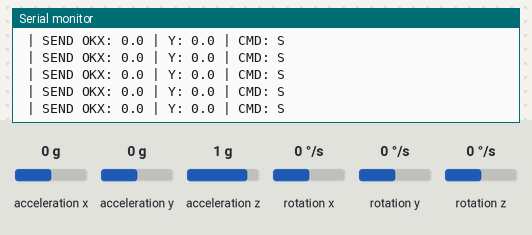
Bench run of a sketch on a simulated ESP32. Parts: the last lines printed to the serial monitor. The test bench sets the inputs (shaded band); at power-on: acceleration x 0 g, acceleration y 0 g, acceleration z 1 g, rotation x 0 °/s, rotation y 0 °/s, rotation z 0 °/s.

Above: at 11.5 s.
11.6 s: acceleration x set to -1.4 g
At 12.7 s:
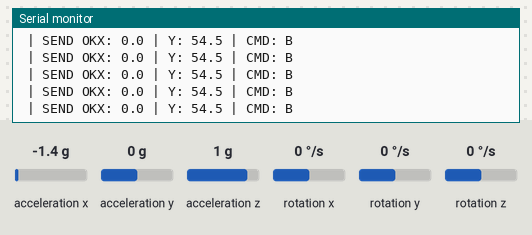
13.4 s: acceleration x set to 0.8 g
At 14.4 s:
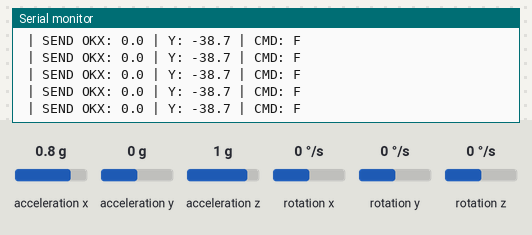
15.3 s: acceleration y set to -1.4 g
At 16.4 s:
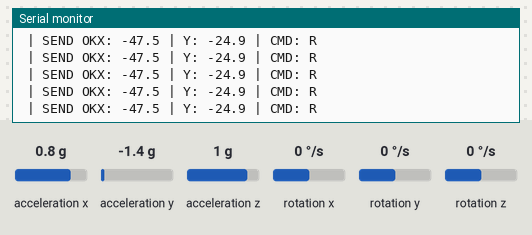
17.2 s: acceleration y set to 1.4 g
At 18.0 s:
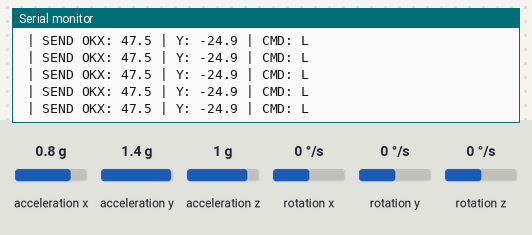
19.1 s: acceleration z set to -1.4 g
At 20.0 s:
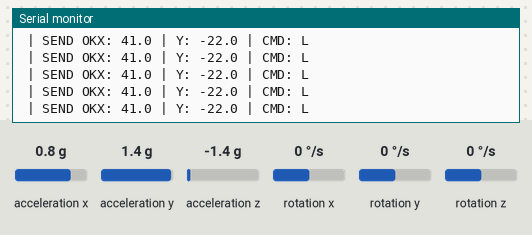

Measured:
- after the input at 11.6 s, the serial monitor: prints a new line at once (image 1)
- after the input at 13.4 s, the serial monitor: prints a new line at once (image 2)
- after the input at 15.3 s, the serial monitor: prints a new line at once (image 3)
- after the input at 17.2 s, the serial monitor: prints a new line at once (image 4)
- after the input at 19.1 s, the serial monitor: prints a new line at once (image 5)

The sketch:

sketch_thietbidieukhien.ino
```cpp
#include <esp_now.h>
#include <WiFi.h>
#include <Wire.h>
#include <MPU6050_tockn.h>

// ======================================================
// MPU6050
// ======================================================
const int SDA_PIN = 27;
const int SCL_PIN = 26;

MPU6050 mpu6050(Wire);

// ======================================================
// MAC ESP32 XE
// 58:2A:BD:7C:ED:04
// ======================================================
uint8_t carMAC[] = {
  0x58, 0x2A, 0xBD,
  0x7C, 0xED, 0x04
};

// ======================================================
// CẤU TRÚC DỮ LIỆU ESP-NOW
// ======================================================
typedef struct struct_message {
  char command;
} struct_message;

struct_message dataSend;
esp_now_peer_info_t peerInfo;

// ======================================================
// GÓC GỐC
// ======================================================
float baseX = 0.0;
float baseY = 0.0;

// ======================================================
// NGƯỠNG ĐIỀU KHIỂN
// ======================================================

// Vùng trung tâm an toàn
const float STOP_X = 15.0;
const float STOP_Y = 15.0;

// Ngưỡng bắt đầu chạy
const float MOVE_X = 25.0;
const float MOVE_Y = 25.0;

// ======================================================
// CALLBACK ESP-NOW
// ESP32 Core 3.x
// ======================================================
void OnDataSent(const wifi_tx_info_t *info,
                esp_now_send_status_t status) {

  if (status == ESP_NOW_SEND_SUCCESS) {
    Serial.print(" | SEND OK");
  } else {
    Serial.print(" | SEND FAIL");
  }
}

// ======================================================
// SETUP
// ======================================================
void setup() {

  Serial.begin(115200);

  delay(500);

  Serial.println();
  Serial.println("================================");
  Serial.println("VONG TAY DIEU KHIEN ESP-NOW");
  Serial.println("================================");

  // ==================================================
  // MPU6050
  // ==================================================
  Wire.begin(SDA_PIN, SCL_PIN);

  mpu6050.begin();

  Serial.println();
  Serial.println("DAT VONG TAY O TU THE THANG");
  Serial.println("GIU THAT YEN TRONG LUC CALIB");
  Serial.println();

  delay(1000);

  // Hiệu chỉnh gyro
  mpu6050.calcGyroOffsets(true);

  delay(1000);

  // ==================================================
  // CHỜ MPU ỔN ĐỊNH
  // ==================================================
  Serial.println("CHO MPU ON DINH...");

  for (int i = 0; i < 200; i++) {
    mpu6050.update();
    delay(10);
  }

  // ==================================================
  // LẤY GỐC TRUNG BÌNH 200 MẪU
  // ==================================================
  Serial.println("DANG LAY GOC TRUNG TAM...");

  float sumX = 0.0;
  float sumY = 0.0;

  for (int i = 0; i < 200; i++) {

    mpu6050.update();

    sumX += mpu6050.getAngleX();
    sumY += mpu6050.getAngleY();

    delay(10);
  }

  baseX = sumX / 200.0;
  baseY = sumY / 200.0;

  Serial.println();
  Serial.println("DA LAY GOC");

  Serial.print("Base X = ");
  Serial.println(baseX, 2);

  Serial.print("Base Y = ");
  Serial.println(baseY, 2);

  // ==================================================
  // WIFI
  // ==================================================
  WiFi.mode(WIFI_STA);

  delay(100);

  Serial.print("MAC VONG TAY: ");
  Serial.println(WiFi.macAddress());

  // ==================================================
  // ESP-NOW
  // ==================================================
  if (esp_now_init() != ESP_OK) {

    Serial.println("LOI KHOI TAO ESP-NOW!");

    return;
  }

  esp_now_register_send_cb(OnDataSent);

  // ==================================================
  // THÊM XE LÀM PEER
  // ==================================================
  memset(&peerInfo, 0, sizeof(peerInfo));

  memcpy(peerInfo.peer_addr, carMAC, 6);

  peerInfo.channel = 0;
  peerInfo.encrypt = false;

  if (esp_now_add_peer(&peerInfo) != ESP_OK) {

    Serial.println("LOI THEM PEER!");

    return;
  }

  Serial.println();
  Serial.println("ESP-NOW READY");
  Serial.println("XE MAC: 58:2A:BD:7C:ED:04");

  Serial.println();
  Serial.println("--------------------------------");
  Serial.println("S: |X| <= 15 va |Y| <= 15");
  Serial.println("F: Y <= -25");
  Serial.println("B: Y >= +25");
  Serial.println("L: X >= +25");
  Serial.println("R: X <= -25");
  Serial.println("--------------------------------");
}

// ======================================================
// LOOP
// ======================================================
void loop() {

  mpu6050.update();

  // ==================================================
  // GÓC TƯƠNG ĐỐI SO VỚI TƯ THẾ THẲNG
  // ==================================================
  float x = mpu6050.getAngleX() - baseX;
  float y = mpu6050.getAngleY() - baseY;

  char command = 'S';

  // ==================================================
  // ƯU TIÊN DỪNG
  // ĐƯA TAY VỀ THẲNG -> S NGAY
  // ==================================================
  if (abs(x) <= STOP_X &&
      abs(y) <= STOP_Y) {

    command = 'S';
  }

  // ==================================================
  // TIẾN
  // ==================================================
  else if (y <= -MOVE_Y) {

    command = 'F';
  }

  // ==================================================
  // LÙI
  // ==================================================
  else if (y >= MOVE_Y) {

    command = 'B';
  }

  // ==================================================
  // TRÁI
  // ==================================================
  else if (x >= MOVE_X) {

    command = 'L';
  }

  // ==================================================
  // PHẢI
  // ==================================================
  else if (x <= -MOVE_X) {

    command = 'R';
  }

  // ==================================================
  // VÙNG ĐỆM 15 -> 25 ĐỘ
  // GIỮ STOP
  // ==================================================
  else {

    command = 'S';
  }

  // ==================================================
  // GỬI ESP-NOW
  // ==================================================
  dataSend.command = command;

  esp_err_t result = esp_now_send(
    carMAC,
    (uint8_t *)&dataSend,
    sizeof(dataSend)
  );

  // ==================================================
  // SERIAL
  // ==================================================
  Serial.print("X: ");
  Serial.print(x, 1);

  Serial.print(" | Y: ");
  Serial.print(y, 1);

  Serial.print(" | CMD: ");
  Serial.print(command);

  if (result != ESP_OK) {
    Serial.print(" | SEND ERROR");
  }

  Serial.println();

  // Gửi nhanh để STOP phản ứng gần như ngay lập tức
  delay(30);
}
```
